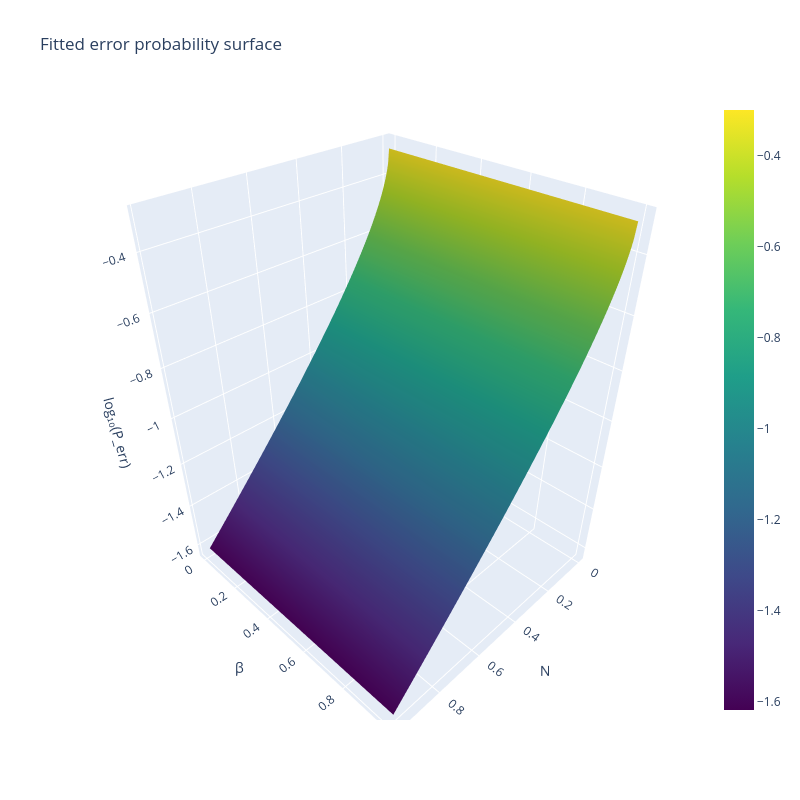

Notebook code for this chart:
### Markdown cell above
## Plot fit of data to theory

### Code cell
# Fit theoretical form
z_data = np.log10(p_err_cs)

def model(N, A, B):
    return np.log10(A * erfc(B*np.sqrt(N)))

params, covariance = curve_fit(model, N_cs, z_data)
A_fit, B_fit = params
A_err, B_err = np.sqrt(np.diag(covariance))

print(f"A = {A_fit:.3f} ± {A_err:.3f}, {(np.abs(A_fit - 0.5)/(A_err)):.3f}σ away from theoretical value")
print(f"B = {B_fit:.3f} ± {B_err:.3f}, {(np.abs(B_fit - np.sqrt(2))/(B_err)):.3f}σ away from theoretical value")

# Create fitted surface
N_fit = np.linspace(N_cs.min(), N_cs.max(), 200)
beta_fit = np.linspace(0, 1, 200)
N_surface, beta_surface = np.meshgrid(N_fit, beta_fit, indexing="ij")

# No beta dependence
z_surface = model(N_surface, A_fit, B_fit)


# Plot
fig = go.Figure()

# Fitted surface
fig.add_trace(
    go.Surface(x=N_surface, y=beta_surface, z=z_surface, colorscale="Viridis", opacity=1, name="Fitted surface")
)

fig.update_layout(
    title="Fitted error probability surface",
    width=800,
    height=800,
    scene=dict(xaxis_title="N", yaxis_title="β", zaxis_title="log₁₀(P_err)")
)


fig.show()

### Figure 1 — Plotly figure (JSON) as saved in the notebook; plotly's stock layout.template omitted (floating-point values rounded to 4 significant figures; data arrays with more than 128 entries replaced by an {"elided": "..."} marker saying what was removed)
{"data": [{"colorscale": [[0, "#440154"], [0.1111, "#482878"], [0.2222, "#3e4989"], [0.3333, "#31688e"], [0.4444, "#26828e"], [0.5556, "#1f9e89"], [0.6667, "#35b779"], [0.7778, "#6ece58"], [0.8889, "#b5de2b"], [1, "#fde725"]], "name": "Fitted surface", "opacity": 1, "type": "surface", "x": {"elided": "200x200 float values"}, "y": {"elided": "200x200 float values"}, "z": {"elided": "200x200 float values"}}], "layout": {"height": 800, "scene": {"xaxis": {"title": {"text": "N"}}, "yaxis": {"title": {"text": "β"}}, "zaxis": {"title": {"text": "log₁₀(P_err)"}}}, "title": {"text": "Fitted error probability surface"}, "width": 800}}
